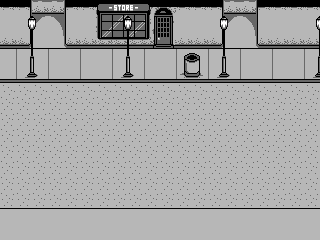

The image is a tile-based game level rendered from a .tmx file. Its description and source (layers, tilesets, objects; grid data summarised) follow:
An orthogonal 20x15 tile map with 16x16 px tiles, 2 tile layers (Capa de Patrones 1, Capa de patrones 2).

<map version="1.0" orientation="orthogonal" renderorder="right-down" width="20" height="15" tilewidth="16" tileheight="16" nextobjectid="1">
 <tileset firstgid="1" name="tiles" tilewidth="16" tileheight="16">
  <image source="../img/tiles.png" width="384" height="384" />
 </tileset>
 <layer name="Capa de Patrones 1" width="20" height="15">
  <data>[300 cells, 300 non-empty, 37 distinct tile ids]</data>
 </layer>
 <layer name="Capa de patrones 2" width="20" height="15">
  <data>[300 cells, 32 non-empty, 12 distinct tile ids]</data>
 </layer>
</map>